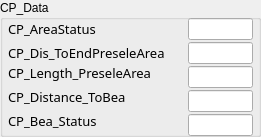
          <widget class="QGroupBox" name="groupBox_11">
           <property name="geometry">
            <rect>
             <x>808</x>
             <y>20</y>
             <width>261</width>
             <height>137</height>
            </rect>
           </property>
           <property name="autoFillBackground">
            <bool>true</bool>
           </property>
           <property name="title">
            <string>CP_Data</string>
           </property>
           <property name="flat">
            <bool>false</bool>
           </property>
           <widget class="QLabel" name="label_65">
            <property name="geometry">
             <rect>
              <x>8</x>
              <y>12</y>
              <width>129</width>
              <height>34</height>
             </rect>
            </property>
            <property name="font">
             <font>
              <family>微软雅黑</family>
              <pointsize>10</pointsize>
             </font>
            </property>
            <property name="text">
             <string>CP_AreaStatus</string>
            </property>
           </widget>
           <widget class="QLabel" name="label_66">
            <property name="geometry">
             <rect>
              <x>8</x>
              <y>36</y>
              <width>173</width>
              <height>34</height>
             </rect>
            </property>
            <property name="font">
             <font>
              <family>微软雅黑</family>
              <pointsize>10</pointsize>
             </font>
            </property>
            <property name="text">
             <string>CP_Dis_ToEndPreseleArea</string>
            </property>
           </widget>
           <widget class="QLabel" name="label_67">
            <property name="geometry">
             <rect>
              <x>8</x>
              <y>56</y>
              <width>165</width>
              <height>34</height>
             </rect>
            </property>
            <property name="font">
             <font>
              <family>微软雅黑</family>
              <pointsize>10</pointsize>
             </font>
            </property>
            <property name="text">
             <string>CP_Length_PreseleArea</string>
            </property>
           </widget>
           <widget class="QLabel" name="label_68">
            <property name="geometry">
             <rect>
              <x>8</x>
              <y>80</y>
              <width>181</width>
              <height>34</height>
             </rect>
            </property>
            <property name="font">
             <font>
              <family>微软雅黑</family>
              <pointsize>10</pointsize>
             </font>
            </property>
            <property name="text">
             <string>CP_Distance_ToBea</string>
            </property>
           </widget>
           <widget class="QLabel" name="label_69">
            <property name="geometry">
             <rect>
              <x>8</x>
              <y>104</y>
              <width>165</width>
              <height>34</height>
             </rect>
            </property>
            <property name="font">
             <font>
              <family>微软雅黑</family>
              <pointsize>10</pointsize>
             </font>
            </property>
            <property name="text">
             <string>CP_Bea_Status</string>
            </property>
           </widget>
           <widget class="QLineEdit" name="le_cpdistobea">
            <property name="geometry">
             <rect>
              <x>188</x>
              <y>90</y>
              <width>65</width>
              <height>22</height>
             </rect>
            </property>
           </widget>
           <widget class="QLineEdit" name="le_cpbeasta">
            <property name="geometry">
             <rect>
              <x>188</x>
              <y>114</y>
              <width>65</width>
              <height>22</height>
             </rect>
            </property>
           </widget>
           <widget class="QLineEdit" name="le_cpdistoendpreselearea">
            <property name="geometry">
             <rect>
              <x>188</x>
              <y>42</y>
              <width>65</width>
              <height>22</height>
             </rect>
            </property>
           </widget>
           <widget class="QLineEdit" name="le_cplengthpreselearea">
            <property name="geometry">
             <rect>
              <x>188</x>
              <y>66</y>
              <width>65</width>
              <height>22</height>
             </rect>
            </property>
           </widget>
           <widget class="QLineEdit" name="le_cpareasta">
            <property name="geometry">
             <rect>
              <x>188</x>
              <y>18</y>
              <width>65</width>
              <height>22</height>
             </rect>
            </property>
           </widget>
          </widget>
